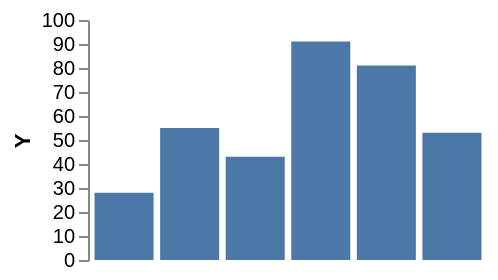

This figure's Vega-Lite source:
### Vega specification from a JSON file in a GitHub repository (floating-point values rounded to 4 significant figures)
{"width": 200, "height": 120, "padding": 5, "data": [{"name": "t", "values": [{"a": "Alpha", "b": 28, "c": "x", "d": 1}, {"a": "Bravo", "b": 55, "c": "y", "d": 2}, {"a": "Charlie", "b": 43, "c": "x", "d": 3}, {"a": "Delta", "b": 91, "c": "z", "d": 4}, {"a": "Echo", "b": 81, "c": "y", "d": 5}, {"a": "Foxtrot", "b": 53, "c": "z", "d": 6}]}], "scales": [{"name": "x", "type": "band", "domain": {"data": "t", "field": "a"}, "range": "width", "padding": 0.1}, {"name": "y", "type": "linear", "domain": {"data": "t", "field": "b"}, "range": "height", "nice": true}, {"name": "color", "type": "ordinal", "domain": {"data": "t", "field": "c"}, "range": {"scheme": "category10"}}, {"name": "ramp", "type": "linear", "domain": {"data": "t", "field": "d"}, "range": {"scheme": "blues"}}, {"name": "size", "type": "linear", "domain": {"data": "t", "field": "b"}, "range": [10, 200]}, {"name": "shape", "type": "ordinal", "domain": {"data": "t", "field": "c"}, "range": "symbol"}, {"name": "quant", "type": "quantize", "domain": [0, 100], "range": {"scheme": "greens", "count": 4}}], "marks": [{"type": "group", "clip": true, "encode": {"enter": {"width": {"signal": "width"}, "height": {"signal": "height"}}}, "marks": [{"type": "rect", "from": {"data": "t"}, "encode": {"enter": {"x": {"scale": "x", "field": "a"}, "width": {"scale": "x", "band": 1}, "y": {"scale": "y", "field": "b"}, "y2": {"scale": "y", "value": 0}}}}]}], "autosize": {"type": "pad", "contains": "padding"}, "axes": [{"orient": "left", "scale": "y", "title": "Y"}]}
